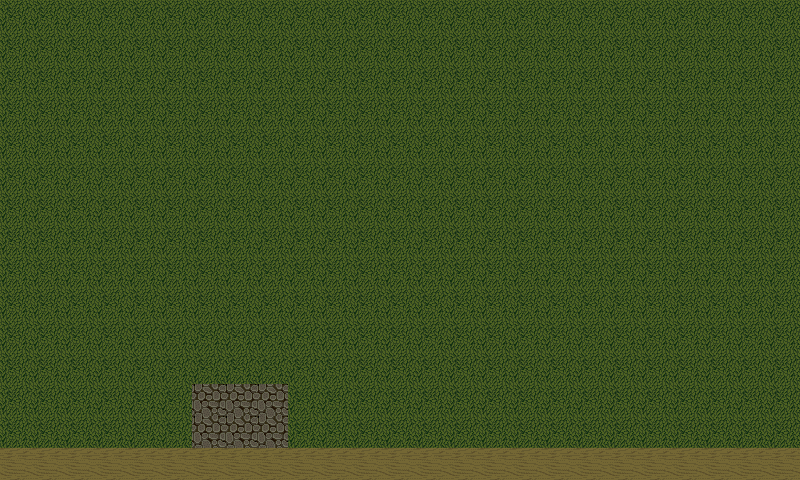

Tiled map render using the project's own tile images. Description and the map definition, with tile-layer contents summarised, below:
An orthogonal 25x15 tile map with 32x32 px tiles, 1 tile layer (background) and 2 objects (box1, ground).

<map version="1.0" orientation="orthogonal" renderorder="right-down" width="25" height="15" tilewidth="32" tileheight="32" nextobjectid="11">
 <properties>
  <property name="mapmeta" value="mapvalue" />
 </properties>
 <tileset firstgid="1" name="tiles" tilewidth="32" tileheight="32">
  <image source="tiles.png" width="256" height="32" />
 </tileset>
 <layer name="background" width="25" height="15" opacity="0.72">
  <data>[375 cells, 375 non-empty, 3 distinct tile ids]</data>
 </layer>
 <objectgroup name="obstacles">
  <properties>
   <property name="objectmeta" value="objectvalue" />
  </properties>
  <object id="1" name="box1" x="189" y="383" width="101" height="64">
   <properties>
    <property name="name" value="box1" />
   </properties>
  </object>
  <object id="2" name="ground" x="-7" y="446" width="818" height="41">
   <properties>
    <property name="name" value="ground" />
   </properties>
  </object>
 </objectgroup>
</map>
